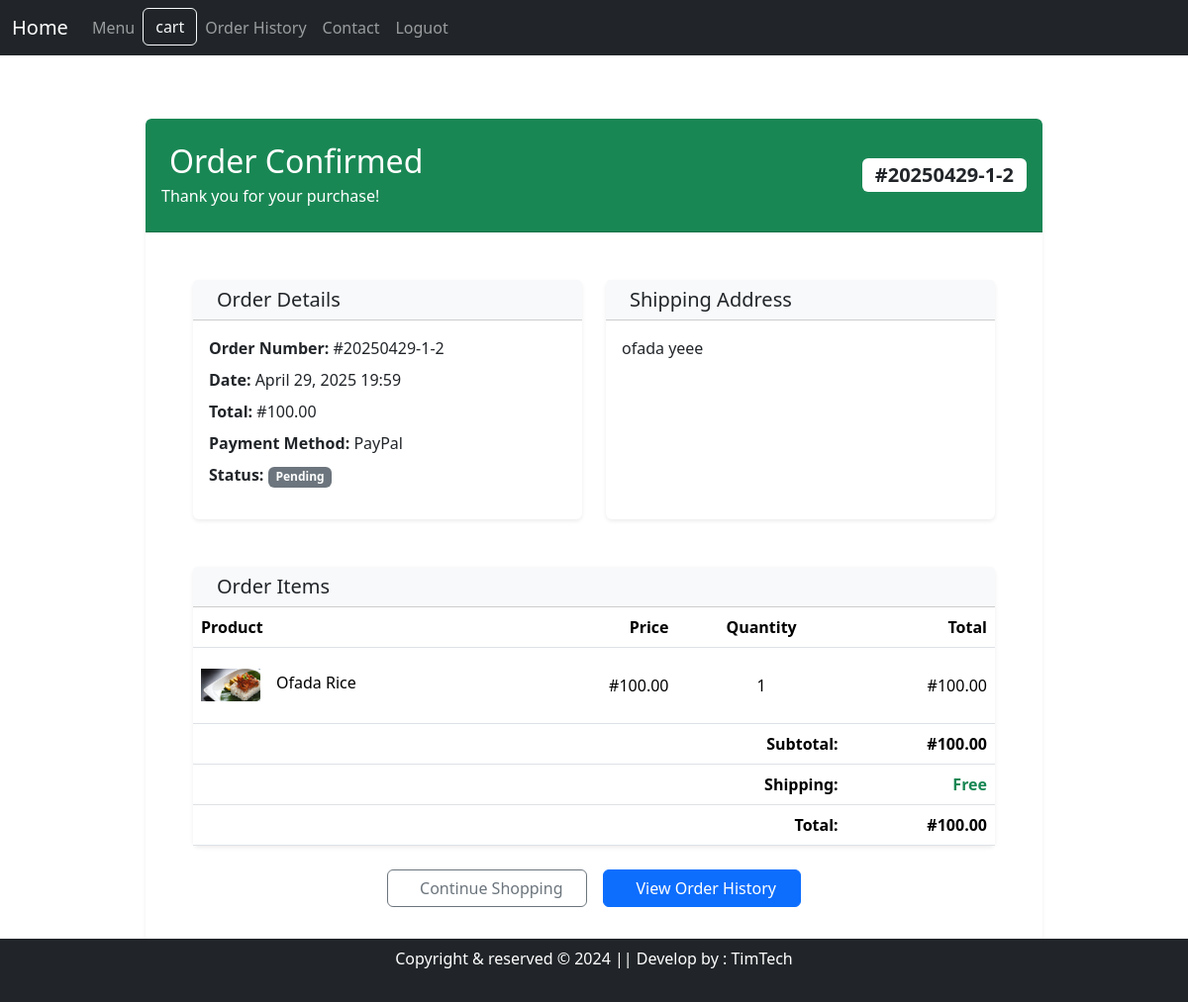
The app's page /order-confirmation/8/ (signed in) with its own data.
### Fapp/models.py (models this page shows, shortened)
class Order(models.Model):
    STATUS_CHOICES = [
        ('pending', 'Pending'),
        ('processing', 'Processing'),
        ('shipped', 'Shipped'),
        ('completed', 'Completed'),
        ('cancelled', 'Cancelled'),
    ]
    PAYMENT_CHOICES = [
        ('credit_card', 'Credit Card'),
        ('paypal', 'PayPal'),
        ('bank_transfer', 'Bank Transfer'),
        ('cash_on_delivery', 'Cash on Delivery'),
    ]
    user = models.ForeignKey(settings.AUTH_USER_MODEL, on_delete=models.CASCADE)
    cart = models.ForeignKey(Cart, on_delete=models.PROTECT)
    order_number = models.CharField(max_length=20, unique=True)
    total_price = models.DecimalField(max_digits=10, decimal_places=2)
    shipping_address = models.TextField()
    billing_address = models.TextField()
    payment_method = models.CharField(max_length=20, choices=PAYMENT_CHOICES)
    status = models.CharField(max_length=20, choices=STATUS_CHOICES, default='pending')
    created_at = models.DateTimeField(auto_now_add=True)
    updated_at = models.DateTimeField(auto_now=True)
    class Meta:
        ordering = ['-created_at']

class CartItem(models.Model):
    cart = models.ForeignKey(Cart, related_name='items', on_delete=models.CASCADE)
    product = models.ForeignKey(Product, on_delete=models.CASCADE)
    quantity = models.PositiveIntegerField(default=1)
    price = models.DecimalField(max_digits=10, decimal_places=2)  # Snapshot of price at time of adding
    def get_total_price(self):
        return self.price * self.quantity

class Product(models.Model):
    name = models.CharField(max_length=255)
    price = models.FloatField()
    quantity = models.IntegerField()
    description = models.TextField(null=True)
    image = models.ImageField(upload_to='images', max_length=2080)

class Cart(models.Model):
    user = models.ForeignKey(settings.AUTH_USER_MODEL, on_delete=models.CASCADE, null=True, blank=True)
    session_key = models.CharField(max_length=40, null=True, blank=True)
    created_at = models.DateTimeField(auto_now_add=True)
    updated_at = models.DateTimeField(auto_now=True)
    def get_total_price(self):
        return sum(item.get_total_price() for item in self.items.all())

### Fapp/views.py (the view)
# urls.py: path('order-confirmation/<int:order_id>/', views.order_confirmation, name='order_confirmation'),
@login_required
def order_confirmation(request, order_id):
    order = get_object_or_404(Order, id=order_id, user=request.user)
    return render(request, 'order_confirmation.html', {'order': order})

### Fapp/templates/order_confirmation.html (shortened to what this page needs)
{% extends 'base.html' %}
{% load static %}
{% block content %}
<div class="container py-5">
    <div class="row justify-content-center">
        <div class="col-lg-10">
            <div class="card shadow-sm border-0 overflow-hidden">
                <div class="card-header bg-success text-white py-4">
                    <div class="d-flex justify-content-between align-items-center">
                        <div>
                            <h2 class="mb-1">Order Confirmed</h2>
                            <p class="mb-0">Thank you for your purchase!</p>
                        </div>
                        <span class="badge bg-white text-dark fs-5">#{{ order.order_number }}</span>
                    </div>
                </div>
                <div class="card-body p-4 p-lg-5">
                    <div class="row g-4 mb-5">
                        <div class="col-md-6">
                            <div class="card h-100 border-0 shadow-sm">
                                <div class="card-header bg-light">
                                    <h5 class="mb-0">Order Details</h5>
                                </div>
                                <div class="card-body">
                                    <ul class="list-unstyled">
                                        <li class="mb-2"><strong>Order Number:</strong> #{{ order.order_number }}</li>
                                        <li class="mb-2"><strong>Date:</strong> {{ order.created_at|date:"F j, Y H:i" }}</li>
                                        <li class="mb-2"><strong>Total:</strong> #{{ order.total_price }}</li>
                                        <li class="mb-2"><strong>Payment Method:</strong> {{ order.get_payment_method_display }}</li>
                                        <li>
                                            <strong>Status:</strong>
                                            <span class="badge
                                                {% if order.status == 'completed' %}bg-success
                                                {% elif order.status == 'cancelled' %}bg-danger
                                                {% elif order.status == 'processing' %}bg-primary
                                                {% else %}bg-secondary{% endif %}">
                                                {{ order.get_status_display }}
                                            </span>
                                        </li>
                                    </ul>
                                </div>
                            </div>
                        </div>
                        <div class="col-md-6">
                            <div class="card h-100 border-0 shadow-sm">
                                <div class="card-header bg-light">
                                    <h5 class="mb-0">Shipping Address</h5>
                                </div>
                                <div class="card-body">
                                    <address class="mb-0">
                                        {{ order.shipping_address|linebreaks }}
                                    </address>
                                </div>
                            </div>
                        </div>
                    </div>
                    <div class="card border-0 shadow-sm mb-4">
                        <div class="card-header bg-light">
                            <h5 class="mb-0">Order Items</h5>
                        </div>
                        <div class="card-body p-0">
                            <div class="table-responsive">
                                <table class="table mb-0">
                                    <thead class="bg-light">
                                        <tr>
                                            <th>Product</th>
                                            <th class="text-end">Price</th>
                                            <th class="text-center">Quantity</th>
                                            <th class="text-end">Total</th>
                                        </tr>
                                    </thead>
                                    <tbody>
                                        {% for item in order.cart.items.all %}
                                        <tr>
                                            <td>
                                                <div class="d-flex align-items-center">
                                                    <img src="{{ item.product.image.url }}" alt="{{ item.product.name }}"
                                                         class="img-fluid rounded me-3" style="width: 60px; height: 60px; object-fit: contain;">
                                                    <div>
                                                        <h6 class="mb-1">{{ item.product.name }}</h6>
                                                    </div>
                                                </div>
                                            </td>
                                            <td class="align-middle text-end">#{{ item.price }}</td>
                                            <td class="align-middle text-center">{{ item.quantity }}</td>
                                            <td class="align-middle text-end">#{{ item.get_total_price }}</td>
                                        </tr>
                                        {% endfor %}
                                    </tbody>
                                    <tfoot class="bg-light">
                                        <tr>
                                            <td colspan="3" class="text-end fw-bold">Subtotal:</td>
                                            <td class="text-end fw-bold">#{{ order.cart.get_total_price }}</td>
                                        </tr>
                                        <tr>
                                            <td colspan="3" class="text-end fw-bold">Shipping:</td>
                                            <td class="text-end text-success fw-bold">Free</td>
                                        </tr>
                                        <tr>
                                            <td colspan="3" class="text-end fw-bold">Total:</td>
                                            <td class="text-end fw-bold">#{{ order.total_price }}</td>
                                        </tr>
                                    </tfoot>
                                </table>
                            </div>
                        </div>
                    </div>
                    <div class="d-flex justify-content-center gap-3">
                        <a href="{% url 'menu' %}" class="btn btn-outline-secondary px-4">
                            Continue Shopping
                        </a>
                        <a href="{% url 'order_history' %}" class="btn btn-primary px-4">
                            View Order History
                        </a>
                    </div>
                </div>
            </div>
        </div>
    </div>
</div>
{% endblock %}

### records on screen
Order: order_number "20250429-1-2", created_at "April 29, 2025 19:59", total_price "100.00", payment_method "PayPal", status "Pending", shipping_address "ofada yeee", cart.get_total_price "100.00"
CartItem: product.image (picture), product.name "Ofada Rice", price "100.00", quantity "1", get_total_price "100.00"
